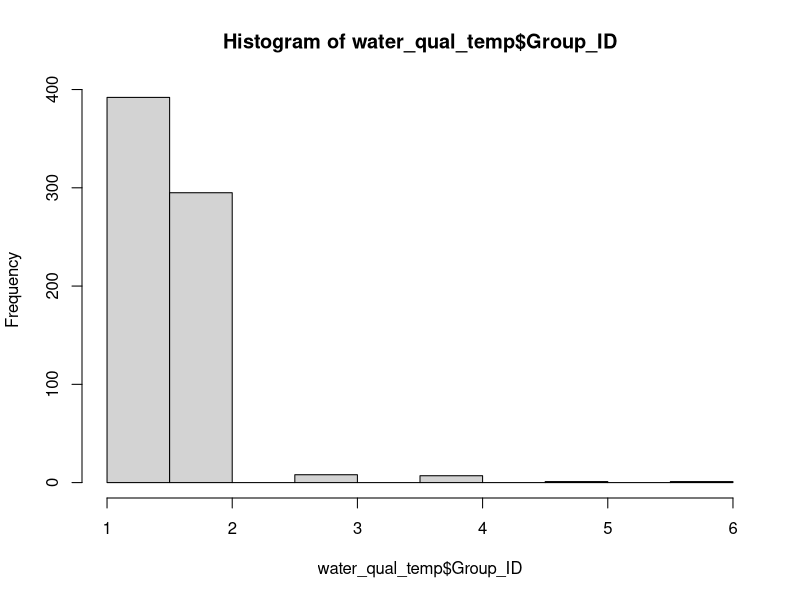
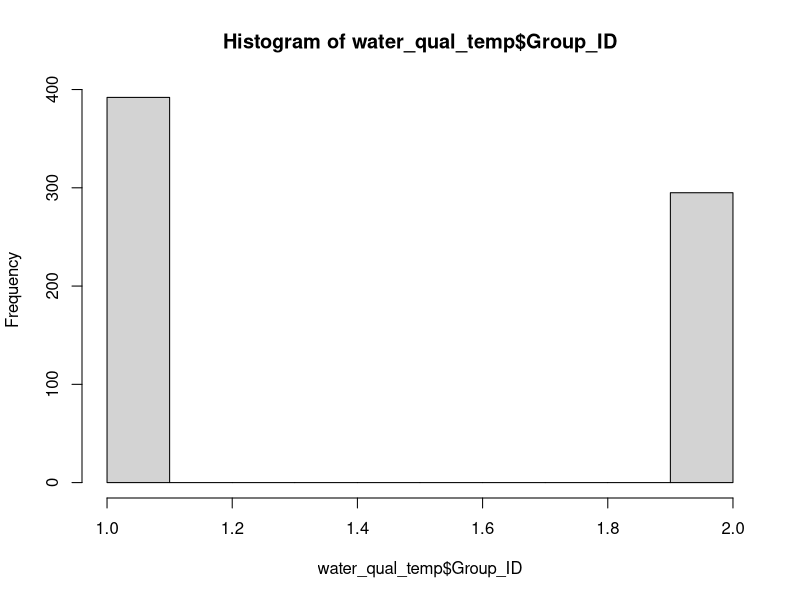

These figures' R source, in order:
## data cleaning

library(tidyverse)
library(tidyr)
library(data.table)
library(dplyr)
library(readr)
water_qual_event <- read_csv("Data/water_qual_event.csv")
fish_dat <- read_csv("Data/fish_dat.csv")  
# import notes problems on rows 12485 and 13444, but I don't see anything
# View(fish_dat)
water_qual <- read_csv("Data/water_qual.csv")
View(water_qual)

View(water_qual_event)
#lets make water_qual wide so each even has unique row.  
#currently surface and bottom samples from same even in consecutive rows

## add a unique "Group_ID" to each duplicated row to enable pivot wide
water_qual_temp <- water_qual %>% 
  mutate(Group_ID = rowid(Unique_ID))

#View(water_qual_temp)
hist(water_qual_temp$Group_ID)

# looks like some data are more than just the 2 values...perhaps these can be deleted?  look at raw data to see why 3-6 samples at some events.
# only 14 instances of > 2 environmental samples...I think we can delete these replicates and just keep the core 2 samples for each parameter.

water_qual_temp <- water_qual_temp %>%
  filter(Group_ID < 3)

hist(water_qual_temp$Group_ID)

# pivot wide
water_qual_wide <- water_qual_temp %>%
  pivot_wider(id_cols = "Unique_ID",
              names_from = "Group_ID",
              values_from = c("Water_temp", "Spec_cond", "Der_spec_cond", "DO", "Perc_sat", "pH")) #airtemp only 1 measurement
View(water_qual_wide)  
